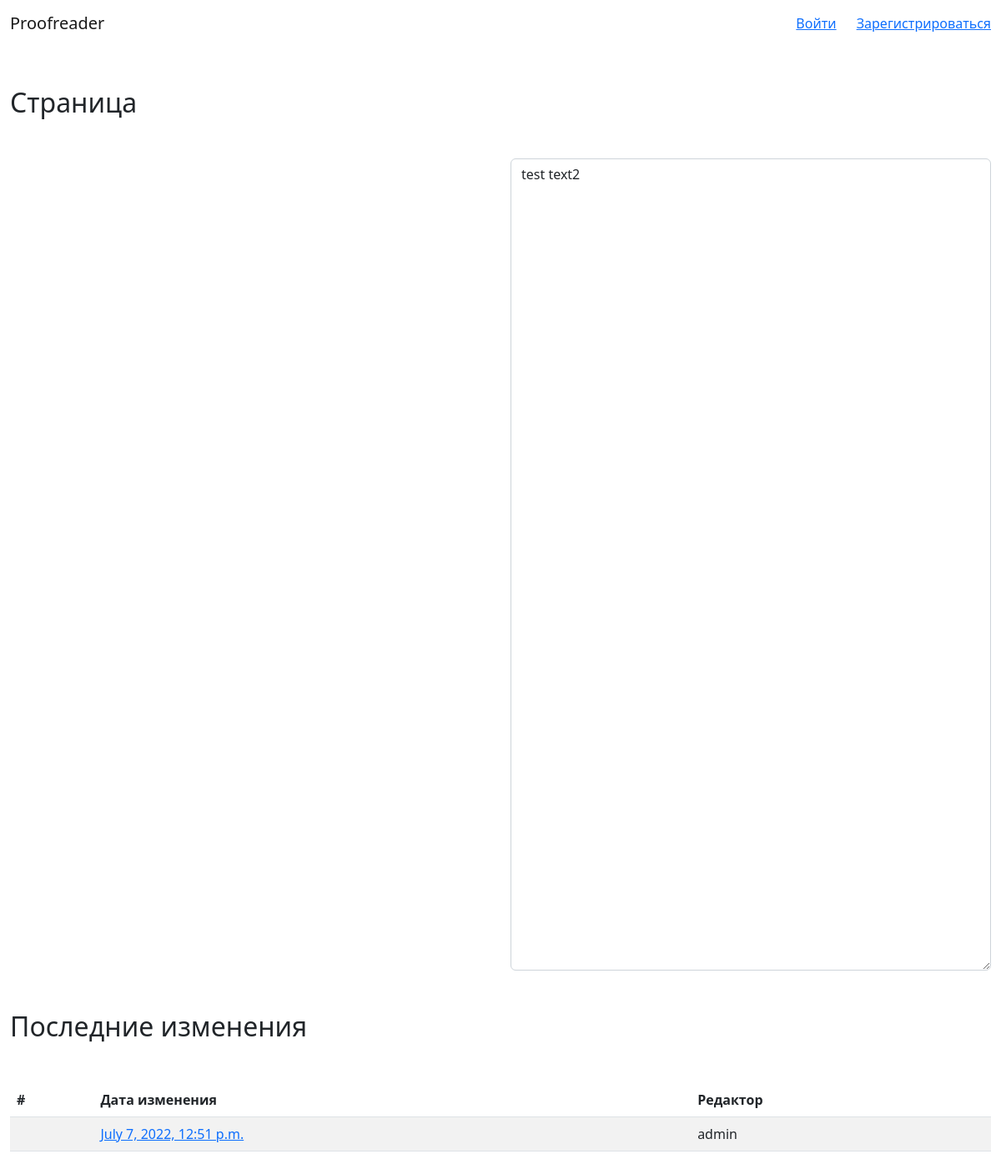
Screenshot of /book/0424d27c-5441-48b8-ad55-0e94e2f91b28/page/052ed3cb-2230-4e12-a3fd-a7030cab5a09 with the database file from the repository.
### books/models.py (models this page shows, shortened)
class PageText(models.Model):
    id = models.UUIDField(primary_key=True, default=uuid.uuid4, editable=False)
    book = models.ForeignKey(Book, on_delete=models.CASCADE)
    page = models.ForeignKey(Page, on_delete=models.PROTECT)
    editor = models.ForeignKey(get_user_model(), on_delete=models.PROTECT)
    text = models.TextField()
    date = models.DateTimeField(auto_now_add=True)

### accounts/models.py (models this page shows)
class CustomUser(AbstractUser):
    pass

### books/views.py (the view)
class PageView(View):
    def get(self, request, book_id, page_id):
        page = Page.objects.get(id=page_id)
        texts = PageText.objects.filter(page=page_id)
        cur_text = PageText.objects.filter(page=page_id).latest("date")
        context = {
            "page": page,
            "texts": texts,
            "cur_text": cur_text,
        }
        return render(request, "book/page.html", context)

### templates/book/page.html (shortened to what this page needs)
{% extends 'base.html' %}
{% block head %}
    <link rel="stylesheet"
          src="https://cdn.jsdelivr.net/gh/cotton123236/zoomist@latest/dist/zoomist.min.css"/>
{% endblock head %}
{% block content %}
    <div class="container-xxl my-5">
        <h2 class="my-5">Страница</h2>
        <div class="container_fluid">
            <div class="row justify-content-between">
                <div class="col">
                </div>
                <div class="col">
                    <textarea class="form-control" id="exampleFormControlTextarea1" rows="40">{{ cur_text.text }}</textarea>
                </div>
            </div>
        </div>
        <h2 class="my-5">Последние изменения</h2>
        <table class="table my-5 table-striped table-hover">
            <thead>
                <tr>
                    <th scope="col">#</th>
                    <th scope="col">Дата изменения</th>
                    <th scope="col">Редактор</th>
                </tr>
            </thead>
            <tbody>
                {% for text in texts %}
                    <tr>
                        <td></td>
                        <td>
                            <a href="">{{ text.date }}</a>
                        </td>
                        <td>{{ text.editor.username }}</td>
                    </tr>
                {% endfor %}
            </tbody>
        </table>
    </div>
{% endblock content %}

### rows the page displays
PageText: text "test text2", date "July 7, 2022, 12:51 p.m.", editor.username "admin"
